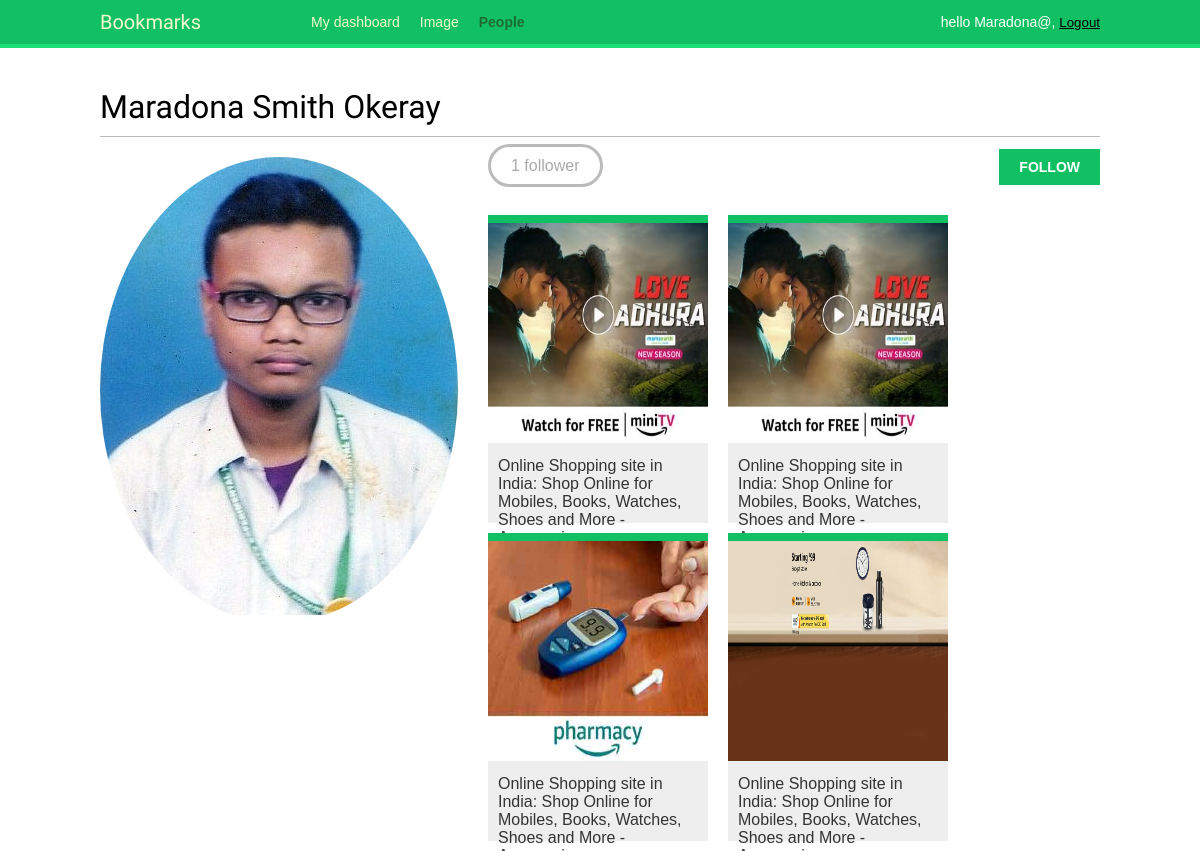
/account/users/Maradona@/ (signed in, upper part), run on an earlier commit of the app's database.
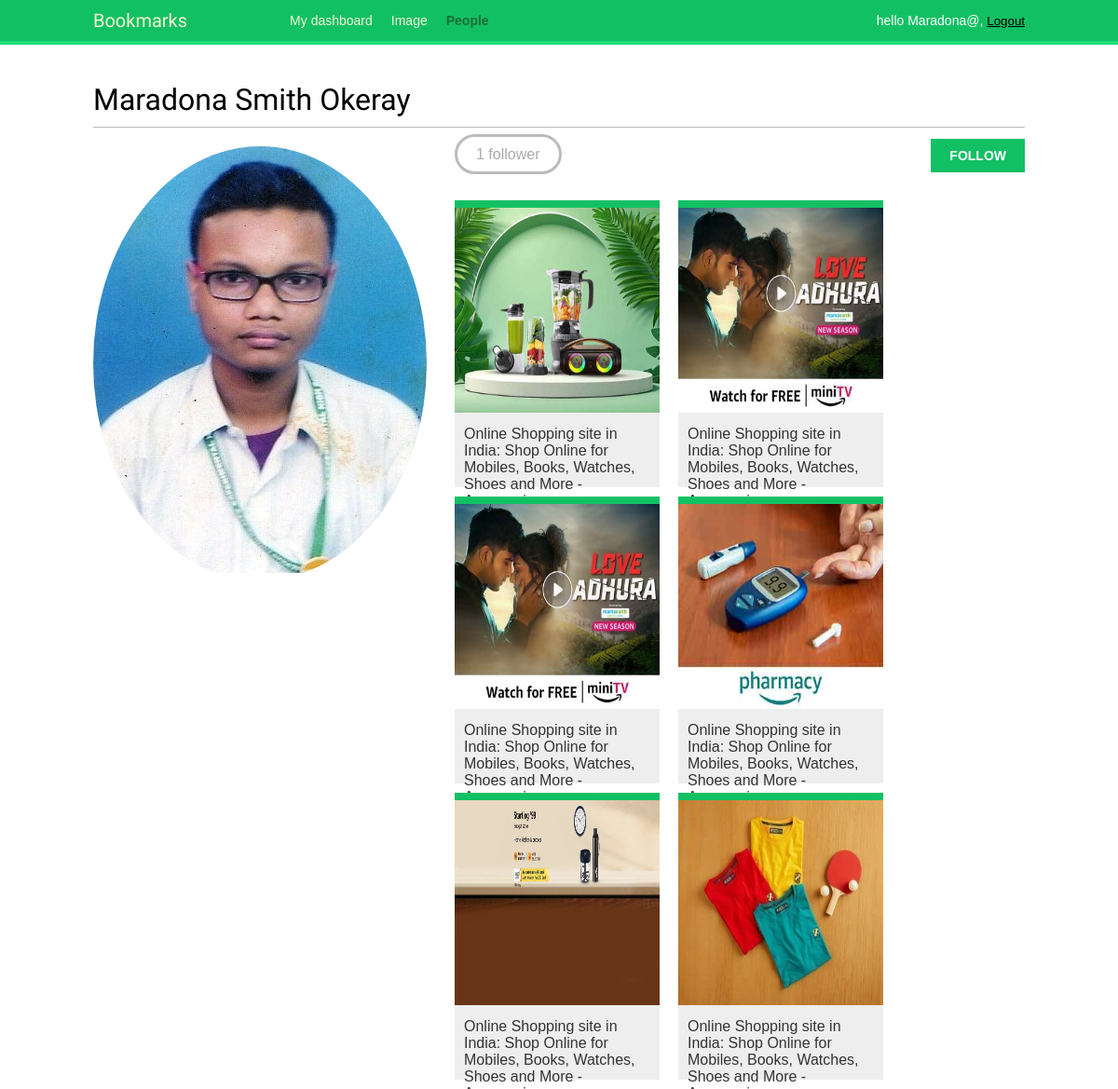
And on a later commit of the database.
### images/models.py (models this page shows, shortened)
class Image(models.Model):
    user = models.ForeignKey(settings.AUTH_USER_MODEL,
                             related_name='images_created',
                             on_delete=models.CASCADE)
    users_like = models.ManyToManyField(settings.AUTH_USER_MODEL,
                                       related_name='images_liked',
                                       blank=True)
    title = models.CharField(max_length=200)
    slug = models.SlugField(max_length=200,
                            blank=True)
    url = models.URLField(max_length=2000)
    image = models.ImageField(upload_to='images/%Y/%m/%d/')
    description = models.TextField(blank=True)
    created = models.DateField(auto_now_add=True)
    total_likes = models.PositiveIntegerField(default=0)
    class Meta:
        indexes = [
            models.Index(fields=['-created']),
            models.Index(fields=['-total_likes']),
        ]
        ordering = ['-created']
    def get_absolute_url(self):
        return reverse('images:detail', args=[self.id,self.slug])

### account/views.py (the view)
# urls.py: path('users/<username>/',views.user_detail,name='user_detail'),
@login_required
def user_detail(request,username):
    user = get_object_or_404(User,username=username,is_active=True)
    return render(
        request,
        'account/user/detail.html',
        {
            'section':'people',
            'user' : user
        }
    )

### account/templates/account/user/detail.html (shortened to what this page needs)
{% extends "base.html" %}
{% load thumbnail %}
{% block content %}
  <h1>{{ user.get_full_name }}</h1>
  <div class="profile-info">
    <img src="{% thumbnail user.profile.photo 180x180 %}" class="user-detail">
  </div>
  {% with total_followers=user.followers.count %}
    <span class="count">
      <span class="total">{{ total_followers }}</span>
      follower{{ total_followers|pluralize }}
    </span>
    <a href="#" data-id="{{ user.id }}" data-action="{% if request.user in user.followers.all %}un{% endif %}follow" class="follow button">
      {% if request.user not in user.followers.all %}
        Follow
      {% else %}
        Unfollow
      {% endif %}
    </a>
    <div id="image-list" class="image-container">
      {% include "images/image/list_images.html" with images=user.images_created.all %}
    </div>
  {% endwith %}
{% endblock %}

### images/templates/images/image/list_images.html
{% load thumbnail %}
{% for image in images %}
<div class="image">
<a href="{{ image.get_absolute_url }}">
{% thumbnail image.image 300x300 crop="smart" as im %}
<a href="{{ image.get_absolute_url }}">
<img src="{{ im.url }}">
</a>
</a>
<div class="info">
<a href="{{ image.get_absolute_url }}" class="title">
{{ image.title }}
</a>
</div>
</div>
{% endfor %}

What changed in the data, as far as the page shows it:
added Image: shows a picture, title "Online Shopping site in India: Shop Online for Mobiles, Books, Watches, Shoes and More -…"
now on this page (row unchanged): Image: shows a picture, title "Online Shopping site in India: Shop Online for Mobiles, Books, Watches, Shoes and More -…"
